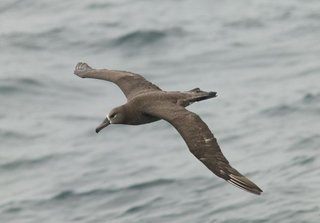
#> input picture Black_Footed_Albatross_0001_796111.jpg, 320 x 223 px
$ python Edge.py   (older library calls are emulated)
#> lines starting #> are read from the running program, lines starting #| are printed output that depends on the picture; after the words box and inside, x2 and y2 are one past the last pixel; in counts of white or black regions, pixels touching at a corner belong together
import cv2
import numpy as np
import matplotlib.pyplot as plt

# Read image
img = cv2.imread("Black_Footed_Albatross_0001_796111.jpg")
#> img is the input picture: shape (223, 320, 3); mean B, G, R 165.8, 167, 163.1

# Convert to grayscale
gray = cv2.cvtColor(img, cv2.COLOR_BGR2GRAY)

# ---------------- EDGE DETECTORS ---------------- #

# 1. Canny Edge Detector
canny = cv2.Canny(gray, 100, 200)
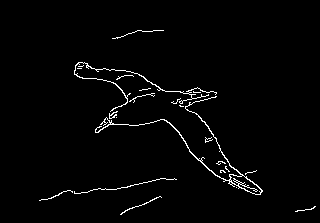
#> canny: shape (223, 320); 2% white in thin lines or dots, all inside (x1, y1, x2, y2) = (39, 30, 316, 215)

# 2. Sobel Edge Detector
sobelx = cv2.Sobel(gray, cv2.CV_64F, 1, 0, ksize=3)
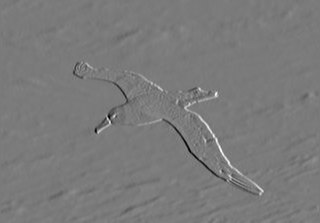
#> sobelx: shape (223, 320) float64; min -485, max 522, mean 0.1; drawn with min black and max white
sobely = cv2.Sobel(gray, cv2.CV_64F, 0, 1, ksize=3)
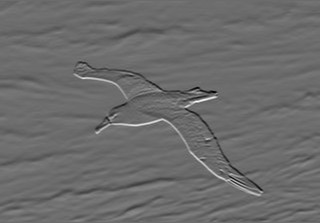
#> sobely: shape (223, 320) float64; min -510, max 689, mean -0.7; drawn with min black and max white
sobel = cv2.magnitude(sobelx, sobely)
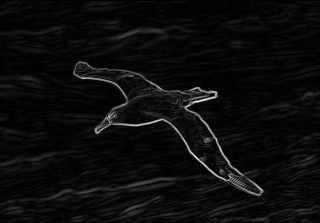
#> sobel: shape (223, 320) float64; min 0, max 689, mean 33.7; drawn with min black and max white

# 3. Laplacian Edge Detector
laplacian = cv2.Laplacian(gray, cv2.CV_64F)
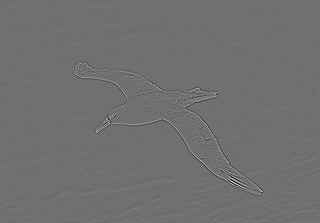
#> laplacian: shape (223, 320) float64; min -324, max 411, mean 0; drawn with min black and max white

# 4. Prewitt Edge Detector
kernelx = np.array([[1, 0, -1],
                    [1, 0, -1],
                    [1, 0, -1]])

kernely = np.array([[1, 1, 1],
                    [0, 0, 0],
                    [-1, -1, -1]])

prewittx = cv2.filter2D(gray, -1, kernelx)
prewitty = cv2.filter2D(gray, -1, kernely)
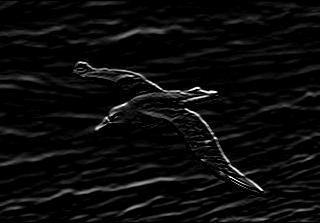
#> prewitty: shape (223, 320); min 0, max 255, mean 11
prewitt = cv2.magnitude(prewittx.astype(np.float64),
                        prewitty.astype(np.float64))

# 5. Roberts Edge Detector
kernelx_roberts = np.array([[1, 0],
                            [0, -1]])

kernely_roberts = np.array([[0, 1],
                            [-1, 0]])

robertsx = cv2.filter2D(gray, -1, kernelx_roberts)
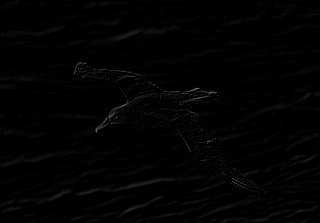
#> robertsx: shape (223, 320); min 0, max 111, mean 2.4
robertsy = cv2.filter2D(gray, -1, kernely_roberts)

roberts = cv2.magnitude(robertsx.astype(np.float64),
                        robertsy.astype(np.float64))

# 6. Scharr Edge Detector
# scharrx = cv2.Scharr(gray, cv2.CV_64F, 1, 0)
# scharry = cv2.Scharr(gray, cv2.CV_64F, 0, 1)
# scharr = cv2.magnitude(scharrx, scharry)

# ---------------- DISPLAY RESULTS ---------------- #

plt.figure(figsize=(15, 10))

plt.subplot(2,3,1)
plt.imshow(gray, cmap='gray')
plt.title("Original")
plt.axis('off')

plt.subplot(2,3,2)
plt.imshow(canny, cmap='gray')
plt.title("Canny")
plt.axis('off')

plt.subplot(2,3,3)
plt.imshow(sobel, cmap='gray')
plt.title("Sobel")
plt.axis('off')

plt.subplot(2,3,4)
plt.imshow(laplacian, cmap='gray')
plt.title("Laplacian")
plt.axis('off')

plt.subplot(2,3,5)
plt.imshow(prewitt, cmap='gray')
plt.title("Prewitt")
plt.axis('off')

plt.subplot(2,3,6)
plt.imshow(roberts, cmap='gray')
plt.title("Roberts")
plt.axis('off')

# [4 lines of commented-out code are left out]

plt.tight_layout()
plt.show()
